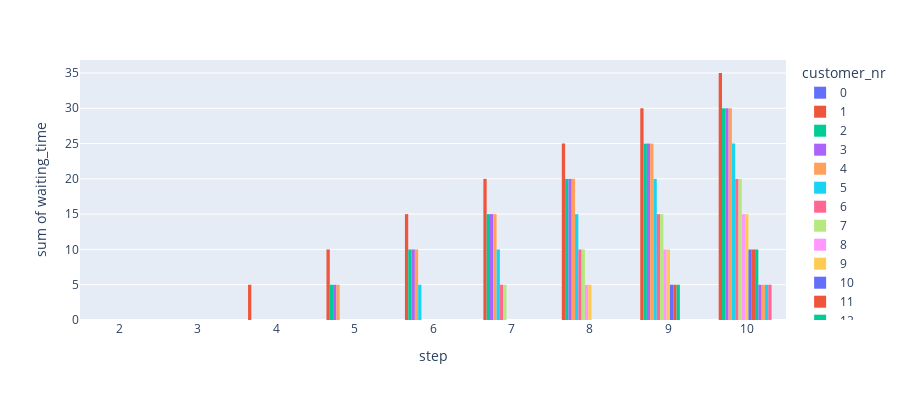
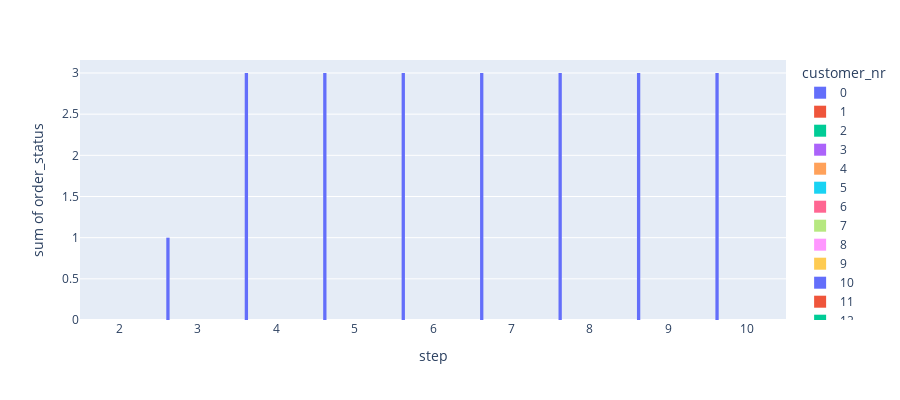
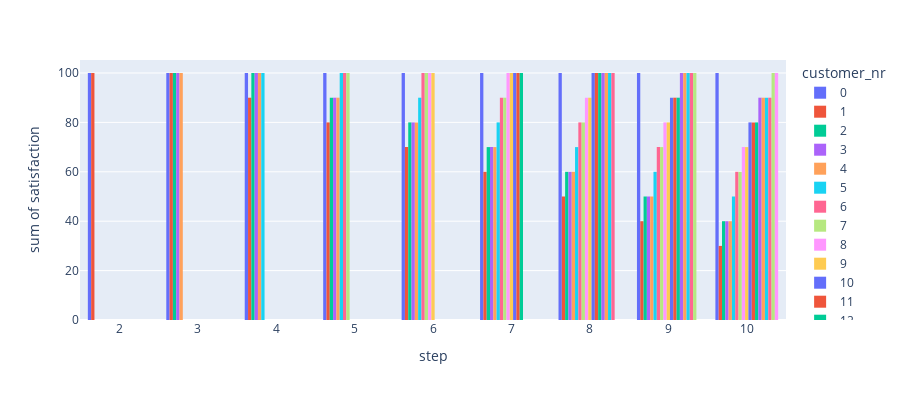

These figures' notebook cell, in order:
### Code cell
from mesa_restaurant_agents.visualization import *

df_mean_step = display_mean_step_results(results)
df_first_run = display_first_run_step_results(results)

### Figure 1 — Plotly figure (JSON) as saved in the notebook; plotly's stock layout.template omitted (floating-point values rounded to 4 significant figures)
{"data": [{"alignmentgroup": "True", "bingroup": "x", "histfunc": "sum", "hovertemplate": "customer_nr=0<br>step=%{x}<br>sum of waiting_time=%{y}<extra></extra>", "legendgroup": "0", "marker": {"color": "#636efa", "pattern": {"shape": ""}}, "name": "0", "nbinsx": 9, "offsetgroup": "0", "orientation": "v", "showlegend": true, "type": "histogram", "x": [2, 3, 4, 5, 6, 7, 8, 9, 10], "xaxis": "x", "y": [0, 0, 0, 0, 0, 0, 0, 0, 0], "yaxis": "y"}, {"alignmentgroup": "True", "bingroup": "x", "histfunc": "sum", "hovertemplate": "customer_nr=1<br>step=%{x}<br>sum of waiting_time=%{y}<extra></extra>", "legendgroup": "1", "marker": {"color": "#EF553B", "pattern": {"shape": ""}}, "name": "1", "nbinsx": 9, "offsetgroup": "1", "orientation": "v", "showlegend": true, "type": "histogram", "x": [2, 3, 4, 5, 6, 7, 8, 9, 10], "xaxis": "x", "y": [0, 0, 5, 10, 15, 20, 25, 30, 35], "yaxis": "y"}, {"alignmentgroup": "True", "bingroup": "x", "histfunc": "sum", "hovertemplate": "customer_nr=2<br>step=%{x}<br>sum of waiting_time=%{y}<extra></extra>", "legendgroup": "2", "marker": {"color": "#00cc96", "pattern": {"shape": ""}}, "name": "2", "nbinsx": 9, "offsetgroup": "2", "orientation": "v", "showlegend": true, "type": "histogram", "x": [3, 4, 5, 6, 7, 8, 9, 10], "xaxis": "x", "y": [0, 0, 5, 10, 15, 20, 25, 30], "yaxis": "y"}, {"alignmentgroup": "True", "bingroup": "x", "histfunc": "sum", "hovertemplate": "customer_nr=3<br>step=%{x}<br>sum of waiting_time=%{y}<extra></extra>", "legendgroup": "3", "marker": {"color": "#ab63fa", "pattern": {"shape": ""}}, "name": "3", "nbinsx": 9, "offsetgroup": "3", "orientation": "v", "showlegend": true, "type": "histogram", "x": [3, 4, 5, 6, 7, 8, 9, 10], "xaxis": "x", "y": [0, 0, 5, 10, 15, 20, 25, 30], "yaxis": "y"}, {"alignmentgroup": "True", "bingroup": "x", "histfunc": "sum", "hovertemplate": "customer_nr=4<br>step=%{x}<br>sum of waiting_time=%{y}<extra></extra>", "legendgroup": "4", "marker": {"color": "#FFA15A", "pattern": {"shape": ""}}, "name": "4", "nbinsx": 9, "offsetgroup": "4", "orientation": "v", "showlegend": true, "type": "histogram", "x": [3, 4, 5, 6, 7, 8, 9, 10], "xaxis": "x", "y": [0, 0, 5, 10, 15, 20, 25, 30], "yaxis": "y"}, {"alignmentgroup": "True", "bingroup": "x", "histfunc": "sum", "hovertemplate": "customer_nr=5<br>step=%{x}<br>sum of waiting_time=%{y}<extra></extra>", "legendgroup": "5", "marker": {"color": "#19d3f3", "pattern": {"shape": ""}}, "name": "5", "nbinsx": 9, "offsetgroup": "5", "orientation": "v", "showlegend": true, "type": "histogram", "x": [4, 5, 6, 7, 8, 9, 10], "xaxis": "x", "y": [0, 0, 5, 10, 15, 20, 25], "yaxis": "y"}, {"alignmentgroup": "True", "bingroup": "x", "histfunc": "sum", "hovertemplate": "customer_nr=6<br>step=%{x}<br>sum of waiting_time=%{y}<extra></extra>", "legendgroup": "6", "marker": {"color": "#FF6692", "pattern": {"shape": ""}}, "name": "6", "nbinsx": 9, "offsetgroup": "6", "orientation": "v", "showlegend": true, "type": "histogram", "x": [5, 6, 7, 8, 9, 10], "xaxis": "x", "y": [0, 0, 5, 10, 15, 20], "yaxis": "y"}, {"alignmentgroup": "True", "bingroup": "x", "histfunc": "sum", "hovertemplate": "customer_nr=7<br>step=%{x}<br>sum of waiting_time=%{y}<extra></extra>", "legendgroup": "7", "marker": {"color": "#B6E880", "pattern": {"shape": ""}}, "name": "7", "nbinsx": 9, "offsetgroup": "7", "orientation": "v", "showlegend": true, "type": "histogram", "x": [5, 6, 7, 8, 9, 10], "xaxis": "x", "y": [0, 0, 5, 10, 15, 20], "yaxis": "y"}, {"alignmentgroup": "True", "bingroup": "x", "histfunc": "sum", "hovertemplate": "customer_nr=8<br>step=%{x}<br>sum of waiting_time=%{y}<extra></extra>", "legendgroup": "8", "marker": {"color": "#FF97FF", "pattern": {"shape": ""}}, "name": "8", "nbinsx": 9, "offsetgroup": "8", "orientation": "v", "showlegend": true, "type": "histogram", "x": [6, 7, 8, 9, 10], "xaxis": "x", "y": [0, 0, 5, 10, 15], "yaxis": "y"}, {"alignmentgroup": "True", "bingroup": "x", "histfunc": "sum", "hovertemplate": "customer_nr=9<br>step=%{x}<br>sum of waiting_time=%{y}<extra></extra>", "legendgroup": "9", "marker": {"color": "#FECB52", "pattern": {"shape": ""}}, "name": "9", "nbinsx": 9, "offsetgroup": "9", "orientation": "v", "showlegend": true, "type": "histogram", "x": [6, 7, 8, 9, 10], "xaxis": "x", "y": [0, 0, 5, 10, 15], "yaxis": "y"}, {"alignmentgroup": "True", "bingroup": "x", "histfunc": "sum", "hovertemplate": "customer_nr=10<br>step=%{x}<br>sum of waiting_time=%{y}<extra></extra>", "legendgroup": "10", "marker": {"color": "#636efa", "pattern": {"shape": ""}}, "name": "10", "nbinsx": 9, "offsetgroup": "10", "orientation": "v", "showlegend": true, "type": "histogram", "x": [7, 8, 9, 10], "xaxis": "x", "y": [0, 0, 5, 10], "yaxis": "y"}, {"alignmentgroup": "True", "bingroup": "x", "histfunc": "sum", "hovertemplate": "customer_nr=11<br>step=%{x}<br>sum of waiting_time=%{y}<extra></extra>", "legendgroup": "11", "marker": {"color": "#EF553B", "pattern": {"shape": ""}}, "name": "11", "nbinsx": 9, "offsetgroup": "11", "orientation": "v", "showlegend": true, "type": "histogram", "x": [7, 8, 9, 10], "xaxis": "x", "y": [0, 0, 5, 10], "yaxis": "y"}, {"alignmentgroup": "True", "bingroup": "x", "histfunc": "sum", "hovertemplate": "customer_nr=12<br>step=%{x}<br>sum of waiting_time=%{y}<extra></extra>", "legendgroup": "12", "marker": {"color": "#00cc96", "pattern": {"shape": ""}}, "name": "12", "nbinsx": 9, "offsetgroup": "12", "orientation": "v", "showlegend": true, "type": "histogram", "x": [7, 8, 9, 10], "xaxis": "x", "y": [0, 0, 5, 10], "yaxis": "y"}, {"alignmentgroup": "True", "bingroup": "x", "histfunc": "sum", "hovertemplate": "customer_nr=13<br>step=%{x}<br>sum of waiting_time=%{y}<extra></extra>", "legendgroup": "13", "marker": {"color": "#ab63fa", "pattern": {"shape": ""}}, "name": "13", "nbinsx": 9, "offsetgroup": "13", "orientation": "v", "showlegend": true, "type": "histogram", "x": [8, 9, 10], "xaxis": "x", "y": [0, 0, 5], "yaxis": "y"}, {"alignmentgroup": "True", "bingroup": "x", "histfunc": "sum", "hovertemplate": "customer_nr=14<br>step=%{x}<br>sum of waiting_time=%{y}<extra></extra>", "legendgroup": "14", "marker": {"color": "#FFA15A", "pattern": {"shape": ""}}, "name": "14", "nbinsx": 9, "offsetgroup": "14", "orientation": "v", "showlegend": true, "type": "histogram", "x": [8, 9, 10], "xaxis": "x", "y": [0, 0, 5], "yaxis": "y"}, {"alignmentgroup": "True", "bingroup": "x", "histfunc": "sum", "hovertemplate": "customer_nr=15<br>step=%{x}<br>sum of waiting_time=%{y}<extra></extra>", "legendgroup": "15", "marker": {"color": "#19d3f3", "pattern": {"shape": ""}}, "name": "15", "nbinsx": 9, "offsetgroup": "15", "orientation": "v", "showlegend": true, "type": "histogram", "x": [8, 9, 10], "xaxis": "x", "y": [0, 0, 5], "yaxis": "y"}, {"alignmentgroup": "True", "bingroup": "x", "histfunc": "sum", "hovertemplate": "customer_nr=16<br>step=%{x}<br>sum of waiting_time=%{y}<extra></extra>", "legendgroup": "16", "marker": {"color": "#FF6692", "pattern": {"shape": ""}}, "name": "16", "nbinsx": 9, "offsetgroup": "16", "orientation": "v", "showlegend": true, "type": "histogram", "x": [8, 9, 10], "xaxis": "x", "y": [0, 0, 5], "yaxis": "y"}, {"alignmentgroup": "True", "bingroup": "x", "histfunc": "sum", "hovertemplate": "customer_nr=17<br>step=%{x}<br>sum of waiting_time=%{y}<extra></extra>", "legendgroup": "17", "marker": {"color": "#B6E880", "pattern": {"shape": ""}}, "name": "17", "nbinsx": 9, "offsetgroup": "17", "orientation": "v", "showlegend": true, "type": "histogram", "x": [9, 10], "xaxis": "x", "y": [0, 0], "yaxis": "y"}, {"alignmentgroup": "True", "bingroup": "x", "histfunc": "sum", "hovertemplate": "customer_nr=18<br>step=%{x}<br>sum of waiting_time=%{y}<extra></extra>", "legendgroup": "18", "marker": {"color": "#FF97FF", "pattern": {"shape": ""}}, "name": "18", "nbinsx": 9, "offsetgroup": "18", "orientation": "v", "showlegend": true, "type": "histogram", "x": [10], "xaxis": "x", "y": [0], "yaxis": "y"}], "layout": {"barmode": "group", "height": 400, "legend": {"title": {"text": "customer_nr"}, "tracegroupgap": 0}, "margin": {"t": 60}, "xaxis": {"anchor": "y", "domain": [0, 1], "title": {"text": "step"}}, "yaxis": {"anchor": "x", "domain": [0, 1], "title": {"text": "sum of waiting_time"}}}}

### Figure 2 — Plotly figure (JSON) as saved in the notebook; plotly's stock layout.template omitted (floating-point values rounded to 4 significant figures)
{"data": [{"alignmentgroup": "True", "bingroup": "x", "histfunc": "sum", "hovertemplate": "customer_nr=0<br>step=%{x}<br>sum of order_status=%{y}<extra></extra>", "legendgroup": "0", "marker": {"color": "#636efa", "pattern": {"shape": ""}}, "name": "0", "nbinsx": 9, "offsetgroup": "0", "orientation": "v", "showlegend": true, "type": "histogram", "x": [2, 3, 4, 5, 6, 7, 8, 9, 10], "xaxis": "x", "y": [0, 1, 3, 3, 3, 3, 3, 3, 3], "yaxis": "y"}, {"alignmentgroup": "True", "bingroup": "x", "histfunc": "sum", "hovertemplate": "customer_nr=1<br>step=%{x}<br>sum of order_status=%{y}<extra></extra>", "legendgroup": "1", "marker": {"color": "#EF553B", "pattern": {"shape": ""}}, "name": "1", "nbinsx": 9, "offsetgroup": "1", "orientation": "v", "showlegend": true, "type": "histogram", "x": [2, 3, 4, 5, 6, 7, 8, 9, 10], "xaxis": "x", "y": [0, 0, 0, 0, 0, 0, 0, 0, 0], "yaxis": "y"}, {"alignmentgroup": "True", "bingroup": "x", "histfunc": "sum", "hovertemplate": "customer_nr=2<br>step=%{x}<br>sum of order_status=%{y}<extra></extra>", "legendgroup": "2", "marker": {"color": "#00cc96", "pattern": {"shape": ""}}, "name": "2", "nbinsx": 9, "offsetgroup": "2", "orientation": "v", "showlegend": true, "type": "histogram", "x": [3, 4, 5, 6, 7, 8, 9, 10], "xaxis": "x", "y": [0, 0, 0, 0, 0, 0, 0, 0], "yaxis": "y"}, {"alignmentgroup": "True", "bingroup": "x", "histfunc": "sum", "hovertemplate": "customer_nr=3<br>step=%{x}<br>sum of order_status=%{y}<extra></extra>", "legendgroup": "3", "marker": {"color": "#ab63fa", "pattern": {"shape": ""}}, "name": "3", "nbinsx": 9, "offsetgroup": "3", "orientation": "v", "showlegend": true, "type": "histogram", "x": [3, 4, 5, 6, 7, 8, 9, 10], "xaxis": "x", "y": [0, 0, 0, 0, 0, 0, 0, 0], "yaxis": "y"}, {"alignmentgroup": "True", "bingroup": "x", "histfunc": "sum", "hovertemplate": "customer_nr=4<br>step=%{x}<br>sum of order_status=%{y}<extra></extra>", "legendgroup": "4", "marker": {"color": "#FFA15A", "pattern": {"shape": ""}}, "name": "4", "nbinsx": 9, "offsetgroup": "4", "orientation": "v", "showlegend": true, "type": "histogram", "x": [3, 4, 5, 6, 7, 8, 9, 10], "xaxis": "x", "y": [0, 0, 0, 0, 0, 0, 0, 0], "yaxis": "y"}, {"alignmentgroup": "True", "bingroup": "x", "histfunc": "sum", "hovertemplate": "customer_nr=5<br>step=%{x}<br>sum of order_status=%{y}<extra></extra>", "legendgroup": "5", "marker": {"color": "#19d3f3", "pattern": {"shape": ""}}, "name": "5", "nbinsx": 9, "offsetgroup": "5", "orientation": "v", "showlegend": true, "type": "histogram", "x": [4, 5, 6, 7, 8, 9, 10], "xaxis": "x", "y": [0, 0, 0, 0, 0, 0, 0], "yaxis": "y"}, {"alignmentgroup": "True", "bingroup": "x", "histfunc": "sum", "hovertemplate": "customer_nr=6<br>step=%{x}<br>sum of order_status=%{y}<extra></extra>", "legendgroup": "6", "marker": {"color": "#FF6692", "pattern": {"shape": ""}}, "name": "6", "nbinsx": 9, "offsetgroup": "6", "orientation": "v", "showlegend": true, "type": "histogram", "x": [5, 6, 7, 8, 9, 10], "xaxis": "x", "y": [0, 0, 0, 0, 0, 0], "yaxis": "y"}, {"alignmentgroup": "True", "bingroup": "x", "histfunc": "sum", "hovertemplate": "customer_nr=7<br>step=%{x}<br>sum of order_status=%{y}<extra></extra>", "legendgroup": "7", "marker": {"color": "#B6E880", "pattern": {"shape": ""}}, "name": "7", "nbinsx": 9, "offsetgroup": "7", "orientation": "v", "showlegend": true, "type": "histogram", "x": [5, 6, 7, 8, 9, 10], "xaxis": "x", "y": [0, 0, 0, 0, 0, 0], "yaxis": "y"}, {"alignmentgroup": "True", "bingroup": "x", "histfunc": "sum", "hovertemplate": "customer_nr=8<br>step=%{x}<br>sum of order_status=%{y}<extra></extra>", "legendgroup": "8", "marker": {"color": "#FF97FF", "pattern": {"shape": ""}}, "name": "8", "nbinsx": 9, "offsetgroup": "8", "orientation": "v", "showlegend": true, "type": "histogram", "x": [6, 7, 8, 9, 10], "xaxis": "x", "y": [0, 0, 0, 0, 0], "yaxis": "y"}, {"alignmentgroup": "True", "bingroup": "x", "histfunc": "sum", "hovertemplate": "customer_nr=9<br>step=%{x}<br>sum of order_status=%{y}<extra></extra>", "legendgroup": "9", "marker": {"color": "#FECB52", "pattern": {"shape": ""}}, "name": "9", "nbinsx": 9, "offsetgroup": "9", "orientation": "v", "showlegend": true, "type": "histogram", "x": [6, 7, 8, 9, 10], "xaxis": "x", "y": [0, 0, 0, 0, 0], "yaxis": "y"}, {"alignmentgroup": "True", "bingroup": "x", "histfunc": "sum", "hovertemplate": "customer_nr=10<br>step=%{x}<br>sum of order_status=%{y}<extra></extra>", "legendgroup": "10", "marker": {"color": "#636efa", "pattern": {"shape": ""}}, "name": "10", "nbinsx": 9, "offsetgroup": "10", "orientation": "v", "showlegend": true, "type": "histogram", "x": [7, 8, 9, 10], "xaxis": "x", "y": [0, 0, 0, 0], "yaxis": "y"}, {"alignmentgroup": "True", "bingroup": "x", "histfunc": "sum", "hovertemplate": "customer_nr=11<br>step=%{x}<br>sum of order_status=%{y}<extra></extra>", "legendgroup": "11", "marker": {"color": "#EF553B", "pattern": {"shape": ""}}, "name": "11", "nbinsx": 9, "offsetgroup": "11", "orientation": "v", "showlegend": true, "type": "histogram", "x": [7, 8, 9, 10], "xaxis": "x", "y": [0, 0, 0, 0], "yaxis": "y"}, {"alignmentgroup": "True", "bingroup": "x", "histfunc": "sum", "hovertemplate": "customer_nr=12<br>step=%{x}<br>sum of order_status=%{y}<extra></extra>", "legendgroup": "12", "marker": {"color": "#00cc96", "pattern": {"shape": ""}}, "name": "12", "nbinsx": 9, "offsetgroup": "12", "orientation": "v", "showlegend": true, "type": "histogram", "x": [7, 8, 9, 10], "xaxis": "x", "y": [0, 0, 0, 0], "yaxis": "y"}, {"alignmentgroup": "True", "bingroup": "x", "histfunc": "sum", "hovertemplate": "customer_nr=13<br>step=%{x}<br>sum of order_status=%{y}<extra></extra>", "legendgroup": "13", "marker": {"color": "#ab63fa", "pattern": {"shape": ""}}, "name": "13", "nbinsx": 9, "offsetgroup": "13", "orientation": "v", "showlegend": true, "type": "histogram", "x": [8, 9, 10], "xaxis": "x", "y": [0, 0, 0], "yaxis": "y"}, {"alignmentgroup": "True", "bingroup": "x", "histfunc": "sum", "hovertemplate": "customer_nr=14<br>step=%{x}<br>sum of order_status=%{y}<extra></extra>", "legendgroup": "14", "marker": {"color": "#FFA15A", "pattern": {"shape": ""}}, "name": "14", "nbinsx": 9, "offsetgroup": "14", "orientation": "v", "showlegend": true, "type": "histogram", "x": [8, 9, 10], "xaxis": "x", "y": [0, 0, 0], "yaxis": "y"}, {"alignmentgroup": "True", "bingroup": "x", "histfunc": "sum", "hovertemplate": "customer_nr=15<br>step=%{x}<br>sum of order_status=%{y}<extra></extra>", "legendgroup": "15", "marker": {"color": "#19d3f3", "pattern": {"shape": ""}}, "name": "15", "nbinsx": 9, "offsetgroup": "15", "orientation": "v", "showlegend": true, "type": "histogram", "x": [8, 9, 10], "xaxis": "x", "y": [0, 0, 0], "yaxis": "y"}, {"alignmentgroup": "True", "bingroup": "x", "histfunc": "sum", "hovertemplate": "customer_nr=16<br>step=%{x}<br>sum of order_status=%{y}<extra></extra>", "legendgroup": "16", "marker": {"color": "#FF6692", "pattern": {"shape": ""}}, "name": "16", "nbinsx": 9, "offsetgroup": "16", "orientation": "v", "showlegend": true, "type": "histogram", "x": [8, 9, 10], "xaxis": "x", "y": [0, 0, 0], "yaxis": "y"}, {"alignmentgroup": "True", "bingroup": "x", "histfunc": "sum", "hovertemplate": "customer_nr=17<br>step=%{x}<br>sum of order_status=%{y}<extra></extra>", "legendgroup": "17", "marker": {"color": "#B6E880", "pattern": {"shape": ""}}, "name": "17", "nbinsx": 9, "offsetgroup": "17", "orientation": "v", "showlegend": true, "type": "histogram", "x": [9, 10], "xaxis": "x", "y": [0, 0], "yaxis": "y"}, {"alignmentgroup": "True", "bingroup": "x", "histfunc": "sum", "hovertemplate": "customer_nr=18<br>step=%{x}<br>sum of order_status=%{y}<extra></extra>", "legendgroup": "18", "marker": {"color": "#FF97FF", "pattern": {"shape": ""}}, "name": "18", "nbinsx": 9, "offsetgroup": "18", "orientation": "v", "showlegend": true, "type": "histogram", "x": [10], "xaxis": "x", "y": [0], "yaxis": "y"}], "layout": {"barmode": "group", "height": 400, "legend": {"title": {"text": "customer_nr"}, "tracegroupgap": 0}, "margin": {"t": 60}, "xaxis": {"anchor": "y", "domain": [0, 1], "title": {"text": "step"}}, "yaxis": {"anchor": "x", "domain": [0, 1], "title": {"text": "sum of order_status"}}}}

### Figure 3 — Plotly figure (JSON) as saved in the notebook; plotly's stock layout.template omitted (floating-point values rounded to 4 significant figures)
{"data": [{"alignmentgroup": "True", "bingroup": "x", "histfunc": "sum", "hovertemplate": "customer_nr=0<br>step=%{x}<br>sum of satisfaction=%{y}<extra></extra>", "legendgroup": "0", "marker": {"color": "#636efa", "pattern": {"shape": ""}}, "name": "0", "nbinsx": 9, "offsetgroup": "0", "orientation": "v", "showlegend": true, "type": "histogram", "x": [2, 3, 4, 5, 6, 7, 8, 9, 10], "xaxis": "x", "y": [100, 100, 100, 100, 100, 100, 100, 100, 100], "yaxis": "y"}, {"alignmentgroup": "True", "bingroup": "x", "histfunc": "sum", "hovertemplate": "customer_nr=1<br>step=%{x}<br>sum of satisfaction=%{y}<extra></extra>", "legendgroup": "1", "marker": {"color": "#EF553B", "pattern": {"shape": ""}}, "name": "1", "nbinsx": 9, "offsetgroup": "1", "orientation": "v", "showlegend": true, "type": "histogram", "x": [2, 3, 4, 5, 6, 7, 8, 9, 10], "xaxis": "x", "y": [100, 100, 90, 80, 70, 60, 50, 40, 30], "yaxis": "y"}, {"alignmentgroup": "True", "bingroup": "x", "histfunc": "sum", "hovertemplate": "customer_nr=2<br>step=%{x}<br>sum of satisfaction=%{y}<extra></extra>", "legendgroup": "2", "marker": {"color": "#00cc96", "pattern": {"shape": ""}}, "name": "2", "nbinsx": 9, "offsetgroup": "2", "orientation": "v", "showlegend": true, "type": "histogram", "x": [3, 4, 5, 6, 7, 8, 9, 10], "xaxis": "x", "y": [100, 100, 90, 80, 70, 60, 50, 40], "yaxis": "y"}, {"alignmentgroup": "True", "bingroup": "x", "histfunc": "sum", "hovertemplate": "customer_nr=3<br>step=%{x}<br>sum of satisfaction=%{y}<extra></extra>", "legendgroup": "3", "marker": {"color": "#ab63fa", "pattern": {"shape": ""}}, "name": "3", "nbinsx": 9, "offsetgroup": "3", "orientation": "v", "showlegend": true, "type": "histogram", "x": [3, 4, 5, 6, 7, 8, 9, 10], "xaxis": "x", "y": [100, 100, 90, 80, 70, 60, 50, 40], "yaxis": "y"}, {"alignmentgroup": "True", "bingroup": "x", "histfunc": "sum", "hovertemplate": "customer_nr=4<br>step=%{x}<br>sum of satisfaction=%{y}<extra></extra>", "legendgroup": "4", "marker": {"color": "#FFA15A", "pattern": {"shape": ""}}, "name": "4", "nbinsx": 9, "offsetgroup": "4", "orientation": "v", "showlegend": true, "type": "histogram", "x": [3, 4, 5, 6, 7, 8, 9, 10], "xaxis": "x", "y": [100, 100, 90, 80, 70, 60, 50, 40], "yaxis": "y"}, {"alignmentgroup": "True", "bingroup": "x", "histfunc": "sum", "hovertemplate": "customer_nr=5<br>step=%{x}<br>sum of satisfaction=%{y}<extra></extra>", "legendgroup": "5", "marker": {"color": "#19d3f3", "pattern": {"shape": ""}}, "name": "5", "nbinsx": 9, "offsetgroup": "5", "orientation": "v", "showlegend": true, "type": "histogram", "x": [4, 5, 6, 7, 8, 9, 10], "xaxis": "x", "y": [100, 100, 90, 80, 70, 60, 50], "yaxis": "y"}, {"alignmentgroup": "True", "bingroup": "x", "histfunc": "sum", "hovertemplate": "customer_nr=6<br>step=%{x}<br>sum of satisfaction=%{y}<extra></extra>", "legendgroup": "6", "marker": {"color": "#FF6692", "pattern": {"shape": ""}}, "name": "6", "nbinsx": 9, "offsetgroup": "6", "orientation": "v", "showlegend": true, "type": "histogram", "x": [5, 6, 7, 8, 9, 10], "xaxis": "x", "y": [100, 100, 90, 80, 70, 60], "yaxis": "y"}, {"alignmentgroup": "True", "bingroup": "x", "histfunc": "sum", "hovertemplate": "customer_nr=7<br>step=%{x}<br>sum of satisfaction=%{y}<extra></extra>", "legendgroup": "7", "marker": {"color": "#B6E880", "pattern": {"shape": ""}}, "name": "7", "nbinsx": 9, "offsetgroup": "7", "orientation": "v", "showlegend": true, "type": "histogram", "x": [5, 6, 7, 8, 9, 10], "xaxis": "x", "y": [100, 100, 90, 80, 70, 60], "yaxis": "y"}, {"alignmentgroup": "True", "bingroup": "x", "histfunc": "sum", "hovertemplate": "customer_nr=8<br>step=%{x}<br>sum of satisfaction=%{y}<extra></extra>", "legendgroup": "8", "marker": {"color": "#FF97FF", "pattern": {"shape": ""}}, "name": "8", "nbinsx": 9, "offsetgroup": "8", "orientation": "v", "showlegend": true, "type": "histogram", "x": [6, 7, 8, 9, 10], "xaxis": "x", "y": [100, 100, 90, 80, 70], "yaxis": "y"}, {"alignmentgroup": "True", "bingroup": "x", "histfunc": "sum", "hovertemplate": "customer_nr=9<br>step=%{x}<br>sum of satisfaction=%{y}<extra></extra>", "legendgroup": "9", "marker": {"color": "#FECB52", "pattern": {"shape": ""}}, "name": "9", "nbinsx": 9, "offsetgroup": "9", "orientation": "v", "showlegend": true, "type": "histogram", "x": [6, 7, 8, 9, 10], "xaxis": "x", "y": [100, 100, 90, 80, 70], "yaxis": "y"}, {"alignmentgroup": "True", "bingroup": "x", "histfunc": "sum", "hovertemplate": "customer_nr=10<br>step=%{x}<br>sum of satisfaction=%{y}<extra></extra>", "legendgroup": "10", "marker": {"color": "#636efa", "pattern": {"shape": ""}}, "name": "10", "nbinsx": 9, "offsetgroup": "10", "orientation": "v", "showlegend": true, "type": "histogram", "x": [7, 8, 9, 10], "xaxis": "x", "y": [100, 100, 90, 80], "yaxis": "y"}, {"alignmentgroup": "True", "bingroup": "x", "histfunc": "sum", "hovertemplate": "customer_nr=11<br>step=%{x}<br>sum of satisfaction=%{y}<extra></extra>", "legendgroup": "11", "marker": {"color": "#EF553B", "pattern": {"shape": ""}}, "name": "11", "nbinsx": 9, "offsetgroup": "11", "orientation": "v", "showlegend": true, "type": "histogram", "x": [7, 8, 9, 10], "xaxis": "x", "y": [100, 100, 90, 80], "yaxis": "y"}, {"alignmentgroup": "True", "bingroup": "x", "histfunc": "sum", "hovertemplate": "customer_nr=12<br>step=%{x}<br>sum of satisfaction=%{y}<extra></extra>", "legendgroup": "12", "marker": {"color": "#00cc96", "pattern": {"shape": ""}}, "name": "12", "nbinsx": 9, "offsetgroup": "12", "orientation": "v", "showlegend": true, "type": "histogram", "x": [7, 8, 9, 10], "xaxis": "x", "y": [100, 100, 90, 80], "yaxis": "y"}, {"alignmentgroup": "True", "bingroup": "x", "histfunc": "sum", "hovertemplate": "customer_nr=13<br>step=%{x}<br>sum of satisfaction=%{y}<extra></extra>", "legendgroup": "13", "marker": {"color": "#ab63fa", "pattern": {"shape": ""}}, "name": "13", "nbinsx": 9, "offsetgroup": "13", "orientation": "v", "showlegend": true, "type": "histogram", "x": [8, 9, 10], "xaxis": "x", "y": [100, 100, 90], "yaxis": "y"}, {"alignmentgroup": "True", "bingroup": "x", "histfunc": "sum", "hovertemplate": "customer_nr=14<br>step=%{x}<br>sum of satisfaction=%{y}<extra></extra>", "legendgroup": "14", "marker": {"color": "#FFA15A", "pattern": {"shape": ""}}, "name": "14", "nbinsx": 9, "offsetgroup": "14", "orientation": "v", "showlegend": true, "type": "histogram", "x": [8, 9, 10], "xaxis": "x", "y": [100, 100, 90], "yaxis": "y"}, {"alignmentgroup": "True", "bingroup": "x", "histfunc": "sum", "hovertemplate": "customer_nr=15<br>step=%{x}<br>sum of satisfaction=%{y}<extra></extra>", "legendgroup": "15", "marker": {"color": "#19d3f3", "pattern": {"shape": ""}}, "name": "15", "nbinsx": 9, "offsetgroup": "15", "orientation": "v", "showlegend": true, "type": "histogram", "x": [8, 9, 10], "xaxis": "x", "y": [100, 100, 90], "yaxis": "y"}, {"alignmentgroup": "True", "bingroup": "x", "histfunc": "sum", "hovertemplate": "customer_nr=16<br>step=%{x}<br>sum of satisfaction=%{y}<extra></extra>", "legendgroup": "16", "marker": {"color": "#FF6692", "pattern": {"shape": ""}}, "name": "16", "nbinsx": 9, "offsetgroup": "16", "orientation": "v", "showlegend": true, "type": "histogram", "x": [8, 9, 10], "xaxis": "x", "y": [100, 100, 90], "yaxis": "y"}, {"alignmentgroup": "True", "bingroup": "x", "histfunc": "sum", "hovertemplate": "customer_nr=17<br>step=%{x}<br>sum of satisfaction=%{y}<extra></extra>", "legendgroup": "17", "marker": {"color": "#B6E880", "pattern": {"shape": ""}}, "name": "17", "nbinsx": 9, "offsetgroup": "17", "orientation": "v", "showlegend": true, "type": "histogram", "x": [9, 10], "xaxis": "x", "y": [100, 100], "yaxis": "y"}, {"alignmentgroup": "True", "bingroup": "x", "histfunc": "sum", "hovertemplate": "customer_nr=18<br>step=%{x}<br>sum of satisfaction=%{y}<extra></extra>", "legendgroup": "18", "marker": {"color": "#FF97FF", "pattern": {"shape": ""}}, "name": "18", "nbinsx": 9, "offsetgroup": "18", "orientation": "v", "showlegend": true, "type": "histogram", "x": [10], "xaxis": "x", "y": [100], "yaxis": "y"}], "layout": {"barmode": "group", "height": 400, "legend": {"title": {"text": "customer_nr"}, "tracegroupgap": 0}, "margin": {"t": 60}, "xaxis": {"anchor": "y", "domain": [0, 1], "title": {"text": "step"}}, "yaxis": {"anchor": "x", "domain": [0, 1], "title": {"text": "sum of satisfaction"}}}}
